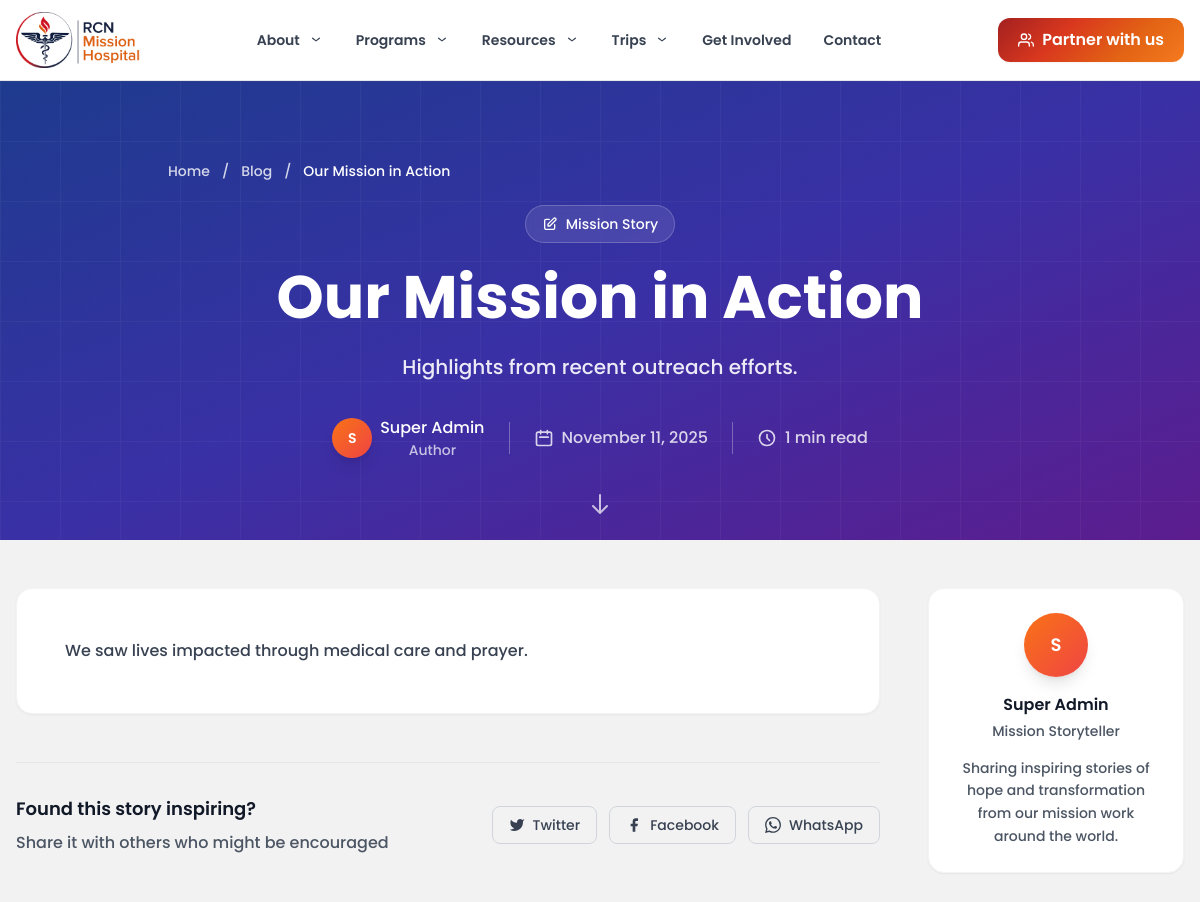
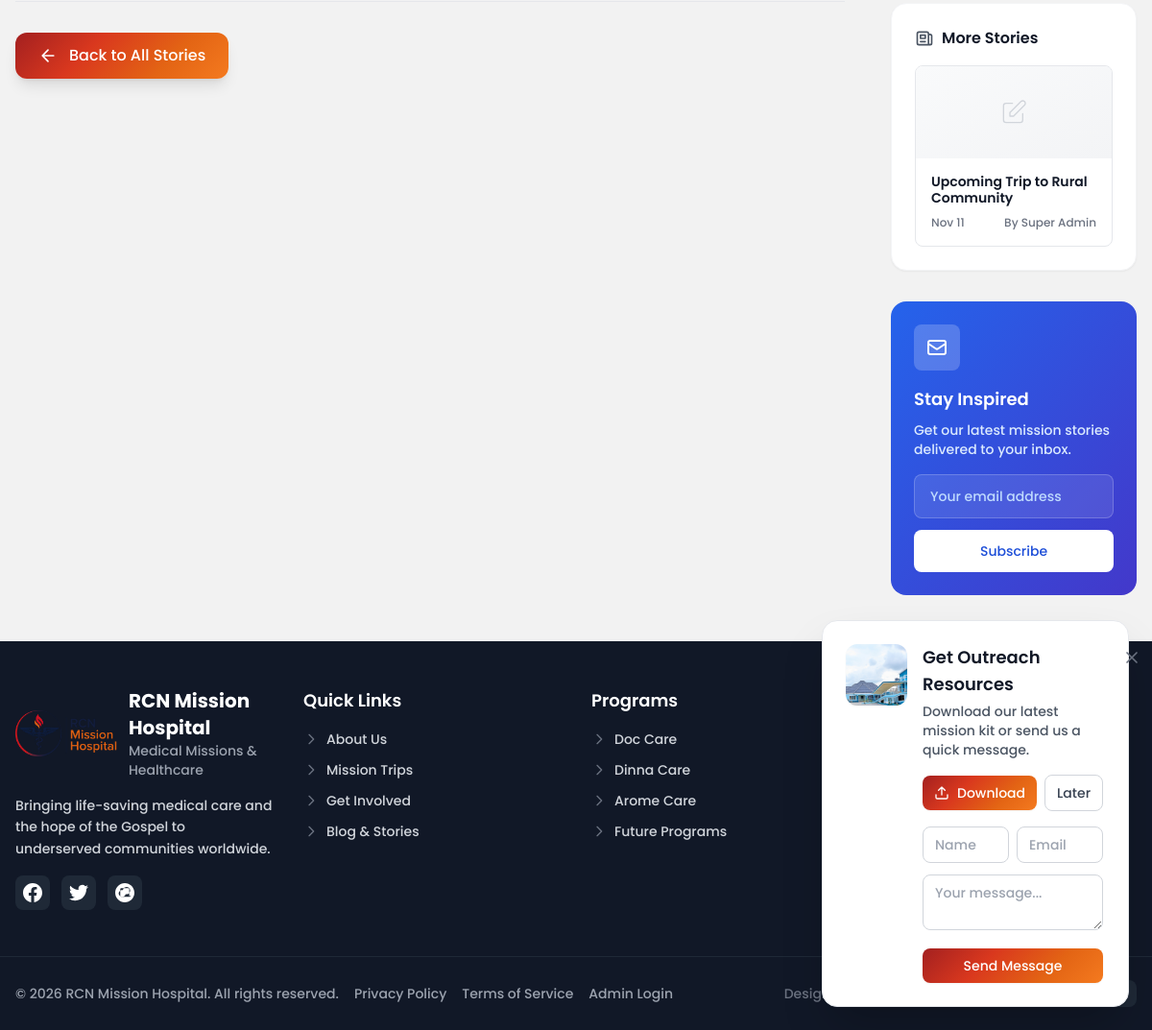
The app's page /blog/our-mission-in-action with its own data (2 pictures, top to bottom).
### tables this page shows
CREATE TABLE IF NOT EXISTS blog_posts (
  id INT AUTO_INCREMENT PRIMARY KEY,
  title VARCHAR(200) NOT NULL,
  slug VARCHAR(200) NOT NULL UNIQUE,
  excerpt TEXT NOT NULL,
  content TEXT NOT NULL,
  image VARCHAR(255) DEFAULT NULL,
  author VARCHAR(100) NOT NULL,
  created_at DATETIME NOT NULL
);

### config/db.php (called while the page is built, shortened)
<?php
function db(): PDO {
    static $pdo = null;
    if ($pdo === null) {
        $dsn = 'mysql:host=' . DB_HOST . ';dbname=' . DB_NAME . ';charset=utf8mb4';
        $options = [
            PDO::ATTR_ERRMODE => PDO::ERRMODE_EXCEPTION,
            PDO::ATTR_DEFAULT_FETCH_MODE => PDO::FETCH_ASSOC,
            PDO::ATTR_EMULATE_PREPARES => false,
        ];
        $pdo = new PDO($dsn, DB_USER, DB_PASS, $options);
    }
    return $pdo;
}

### config/security.php (called while the page is built, shortened)
<?php
function esc_html(string $str): string {
    return htmlspecialchars($str, ENT_QUOTES, 'UTF-8');
}
function esc_attr(string $str): string {
    return htmlspecialchars($str, ENT_QUOTES, 'UTF-8');
}
function url(string $path): string {
    $base = defined('BASE_PATH') ? BASE_PATH : '/';
    return rtrim($base, '/') . '/' . ltrim($path, '/');
}

### blog/post.php (the view, shortened to what this page needs)
<?php require_once __DIR__ . '/../config/db.php'; ?>
<?php require_once __DIR__ . '/../config/security.php'; ?>
<?php
$slug = $_GET['slug'] ?? '';
$post = null;
try {
  $stmt = db()->prepare('SELECT * FROM blog_posts WHERE slug = ? LIMIT 1');
  $stmt->execute([$slug]);
  $post = $stmt->fetch();
} catch (Throwable $e) {
  $post = null;
}
if ($post) {
  $wordCount = !empty($post['content']) ? str_word_count(strip_tags($post['content'])) : 0;
  $readMinutes = max(1, (int)round($wordCount / 200));
  $scheme = (!empty($_SERVER['HTTPS']) && $_SERVER['HTTPS'] !== 'off') ? 'https' : 'http';
  $host = $_SERVER['HTTP_HOST'] ?? 'localhost';
  $origin = $scheme . '://' . $host;
  $shareUrl = $origin . url('blog/' . $post['slug']);
  $shareText = rawurlencode($post['title']);
  $related = [];
  try {
    $stmt = db()->prepare('SELECT title, slug, excerpt, image, author, created_at FROM blog_posts WHERE slug <> ? ORDER BY created_at DESC LIMIT 3');
    $stmt->execute([$post['slug']]);
    $related = $stmt->fetchAll();
  } catch (Throwable $e) {
    $related = [];
  }
}
?>
<?php include __DIR__ . '/../includes/header.php'; ?>
<?php if ($post): ?>
  <section class="relative bg-gradient-to-br from-blue-900 via-indigo-800 to-purple-900 text-white overflow-hidden">
    <div class="absolute inset-0 opacity-10">
      <?php if (!empty($post['image'])): ?>
        <div class="absolute inset-0"
          style="background-image: url('<?php echo url('uploads/' . esc_attr($post['image'])); ?>'); background-size: cover; background-position: center;">
        </div>
      <?php else: ?>
        <div class="absolute inset-0 bg-gradient-to-br from-blue-800 to-purple-700"></div>
      <?php endif; ?>
    </div>
    <div class="absolute top-0 left-0 right-0 bottom-0 opacity-5">
      <svg width="100%" height="100%" xmlns="http://www.w3.org/2000/svg">
        <defs>
          <pattern id="grid" width="60" height="60" patternUnits="userSpaceOnUse">
            <path d="M 60 0 L 0 0 0 60" fill="none" stroke="white" stroke-width="1.5" />
          </pattern>
        </defs>
        <rect width="100%" height="100%" fill="url(#grid)" />
      </svg>
    </div>
    <div class="relative max-w-4xl mx-auto px-4 py-20">
      <nav class="flex text-sm text-white/80 mb-6">
        <a href="<?php echo url(''); ?>" class="hover:text-orange-300 transition-colors">Home</a>
        <span class="mx-3">/</span>
        <a href="<?php echo url('blog'); ?>" class="hover:text-orange-300 transition-colors">Blog</a>
        <span class="mx-3">/</span>
        <span class="text-white truncate max-w-xs"><?php echo esc_html($post['title']); ?></span>
      </nav>
      <div class="text-center max-w-3xl mx-auto">
        <div
          class="inline-flex items-center px-4 py-2 rounded-full bg-white/10 backdrop-blur-sm border border-white/20 text-sm mb-6">
          <svg class="w-4 h-4 mr-2" fill="none" stroke="currentColor" viewBox="0 0 24 24"
            xmlns="http://www.w3.org/2000/svg">
            <path stroke-linecap="round" stroke-linejoin="round" stroke-width="2"
              d="M11 5H6a2 2 0 00-2 2v11a2 2 0 002 2h11a2 2 0 002-2v-5m-1.414-9.414a2 2 0 112.828 2.828L11.828 15H9v-2.828l8.586-8.586z">
            </path>
          </svg>
          Mission Story
        </div>
        <h1 class="text-4xl md:text-5xl lg:text-6xl font-bold mb-6 leading-tight"
          style="font-family: Poppins, sans-serif;">
          <?php echo esc_html($post['title']); ?>
        </h1>
        <?php if (!empty($post['excerpt'])): ?>
          <p class="text-xl text-white/90 mb-8 leading-relaxed max-w-2xl mx-auto">
            <?php echo esc_html($post['excerpt']); ?>
          </p>
        <?php endif; ?>
        <div class="flex flex-wrap items-center justify-center gap-6 text-white/80">
          <div class="flex items-center gap-3">
            <div class="flex items-center gap-2">
              <div
                class="w-10 h-10 rounded-full bg-gradient-to-br from-orange-500 to-red-500 flex items-center justify-center text-white font-semibold text-sm shadow-lg">
                <?php echo strtoupper(substr($post['author'], 0, 1)); ?>
              </div>
              <div>
                <div class="font-medium text-white"><?php echo esc_html($post['author']); ?></div>
                <div class="text-sm text-white/70">Author</div>
              </div>
            </div>
          </div>
          <div class="flex items-center gap-2">
            <svg class="w-5 h-5" fill="none" stroke="currentColor" viewBox="0 0 24 24"
              xmlns="http://www.w3.org/2000/svg">
              <path stroke-linecap="round" stroke-linejoin="round" stroke-width="2"
                d="M8 7V3m8 4V3m-9 8h10M5 21h14a2 2 0 002-2V7a2 2 0 00-2-2H5a2 2 0 00-2 2v12a2 2 0 002 2z">
              </path>
            </svg>
            <time datetime="<?php echo esc_attr($post['created_at']); ?>">
              <?php echo date('F j, Y', strtotime($post['created_at'])); ?>
            </time>
          </div>
          <div class="flex items-center gap-2">
            <svg class="w-5 h-5" fill="none" stroke="currentColor" viewBox="0 0 24 24"
              xmlns="http://www.w3.org/2000/svg">
              <path stroke-linecap="round" stroke-linejoin="round" stroke-width="2"
                d="M12 8v4l3 3m6-3a9 9 0 11-18 0 9 9 0 0118 0z"></path>
            </svg>
            <span><?php echo $readMinutes; ?> min read</span>
          </div>
        </div>
      </div>
    </div>
    <div class="absolute bottom-6 left-1/2 transform -translate-x-1/2">
      <div class="animate-bounce">
        <svg class="w-6 h-6 text-white/70" fill="none" stroke="currentColor" viewBox="0 0 24 24"
          xmlns="http://www.w3.org/2000/svg">
          <path stroke-linecap="round" stroke-linejoin="round" stroke-width="2" d="M19 14l-7 7m0 0l-7-7m7 7V3">
          </path>
        </svg>
      </div>
    </div>
  </section>
<?php endif; ?>
<section class="max-w-7xl mx-auto px-4 py-12">
  <?php if ($post): ?>
    <div class="grid lg:grid-cols-4 gap-12">
      <div class="lg:col-span-3">
        <article class="prose prose-lg md:prose-xl max-w-none leading-relaxed">
          <div class="bg-white rounded-2xl shadow-sm border border-gray-100 p-8 md:p-12">
            <?php
            $allowedTags = '<p><br><strong><em><u><ul><ol><li><h1><h2><h3><h4><h5><h6><blockquote><a><img><span>';
            $safeContent = strip_tags($post['content'], $allowedTags);
            echo $safeContent;
            ?>
          </div>
        </article>
        <div class="mt-12 pt-8 border-t border-gray-200">
          <div class="flex flex-col sm:flex-row items-center justify-between gap-6">
            <div>
              <h3 class="text-lg font-semibold text-gray-900 mb-2">Found this story inspiring?</h3>
              <p class="text-gray-600">Share it with others who might be encouraged</p>
            </div>
            <div class="flex gap-3">
              <a class="inline-flex items-center gap-2 px-4 py-2 rounded-lg border border-gray-300 text-gray-700 hover:bg-gray-50 transition-all duration-200 text-sm font-medium"
                target="_blank" rel="noopener"
                href="https://twitter.com/intent/tweet?url=<?php echo rawurlencode($shareUrl); ?>&text=<?php echo $shareText; ?>">
                <svg class="w-4 h-4" viewBox="0 0 24 24" fill="currentColor">
                  <path
                    d="M23 3a10.9 10.9 0 01-3.14 1.53 4.48 4.48 0 00-7.86 3v1A10.66 10.66 0 013 4s-4 9 5 13a11.64 11.64 0 01-7 2c9 5 20 0 20-11.5a4.5 4.5 0 00-.08-.83A7.72 7.72 0 0023 3z" />
                </svg>
                Twitter
              </a>
              <a class="inline-flex items-center gap-2 px-4 py-2 rounded-lg border border-gray-300 text-gray-700 hover:bg-gray-50 transition-all duration-200 text-sm font-medium"
                target="_blank" rel="noopener"
                href="https://www.facebook.com/sharer/sharer.php?u=<?php echo rawurlencode($shareUrl); ?>">
                <svg class="w-4 h-4" viewBox="0 0 24 24" fill="currentColor">
                  <path d="M18 2h-3a5 5 0 00-5 5v3H7v4h3v8h4v-8h3l1-4h-4V7a1 1 0 011-1h3z" />
                </svg>
                Facebook
              </a>
              <a class="inline-flex items-center gap-2 px-4 py-2 rounded-lg border border-gray-300 text-gray-700 hover:bg-gray-50 transition-all duration-200 text-sm font-medium"
                target="_blank" rel="noopener"
                href="https://wa.me/?text=<?php echo rawurlencode($shareUrl); ?>">
                WhatsApp
              </a>
            </div>
          </div>
        </div>
        <div class="mt-12 pt-8 border-t border-gray-200">
          <a class="inline-flex items-center gap-3 px-6 py-3 rounded-xl text-white font-medium shadow-lg hover:shadow-xl transition-all duration-300 transform hover:scale-105"
            style="background: <?php echo RCN_GRADIENT; ?>" href="<?php echo url('blog'); ?>">
            <svg class="h-5 w-5" viewBox="0 0 24 24" fill="none" xmlns="http://www.w3.org/2000/svg">
              <path d="M19 12H5M12 19l-7-7 7-7" stroke="currentColor" stroke-width="2" stroke-linecap="round"
                stroke-linejoin="round" />
            </svg>
            Back to All Stories
          </a>
        </div>
      </div>
      <aside class="lg:col-span-1 space-y-8">
        <div class="bg-white rounded-2xl shadow-sm border border-gray-100 p-6">
          <div class="text-center">
            <div
              class="w-16 h-16 rounded-full bg-gradient-to-br from-orange-500 to-red-500 flex items-center justify-center text-white font-semibold text-lg mx-auto mb-4 shadow-lg">
              <?php echo strtoupper(substr($post['author'], 0, 1)); ?>
            </div>
            <h3 class="font-semibold text-gray-900 mb-1"><?php echo esc_html($post['author']); ?></h3>
            <p class="text-sm text-gray-600 mb-4">Mission Storyteller</p>
            <p class="text-sm text-gray-600 leading-relaxed">
              Sharing inspiring stories of hope and transformation from our mission work around the world.
            </p>
          </div>
        </div>
        <?php if (!empty($related)): ?>
          <div class="bg-white rounded-2xl shadow-sm border border-gray-100 p-6">
            <h3 class="font-semibold text-gray-900 mb-4 flex items-center gap-2">
              More Stories
            </h3>
            <div class="space-y-4">
              <?php foreach ($related as $r): ?>
                <article
                  class="group hover:shadow-md transition-all duration-300 rounded-lg overflow-hidden border border-gray-200">
                  <?php if (!empty($r['image'])): ?>
                    <a href="<?php echo url('blog/' . esc_attr($r['slug'])); ?>">
                      <img src="<?php echo url('uploads/' . esc_attr($r['image'])); ?>"
                        alt="<?php echo esc_attr($r['title']); ?>"
                        class="w-full h-24 object-cover group-hover:scale-105 transition-transform duration-300">
                    </a>
                  <?php else: ?>
                    <div class="h-24 bg-gradient-to-br from-gray-50 to-gray-100 flex items-center justify-center">
                      <svg class="h-8 w-8 text-gray-300" fill="none" viewBox="0 0 24 24" stroke="currentColor">
                        <path stroke-linecap="round" stroke-linejoin="round" stroke-width="1"
                          d="M11 5H6a2 2 0 00-2 2v11a2 2 0 002 2h11a2 2 0 002-2v-5m-1.414-9.414a2 2 0 112.828 2.828L11.828 15H9v-2.828l8.586-8.586z" />
                      </svg>
                    </div>
                  <?php endif; ?>
                  <div class="p-4">
                    <h4
                      class="font-semibold text-gray-900 text-sm line-clamp-2 group-hover:text-blue-600 transition-colors duration-200 mb-2 leading-tight">
                      <a href="<?php echo url('blog/' . esc_attr($r['slug'])); ?>">
                        <?php echo esc_html($r['title']); ?>
                      </a>
                    </h4>
                    <div class="flex items-center justify-between text-xs text-gray-500">
                      <span><?php echo date('M j', strtotime($r['created_at'])); ?></span>
                      <span>By <?php echo esc_html($r['author']); ?></span>
                    </div>
                  </div>
                </article>
              <?php endforeach; ?>
            </div>
          </div>
        <?php endif; ?>
        <div class="bg-gradient-to-br from-blue-600 to-indigo-700 rounded-2xl p-6 text-white">
          <div class="w-12 h-12 rounded-lg bg-white/20 flex items-center justify-center mb-4">
            <svg class="w-6 h-6 text-white" fill="none" stroke="currentColor" viewBox="0 0 24 24"
              xmlns="http://www.w3.org/2000/svg">
              <path stroke-linecap="round" stroke-linejoin="round" stroke-width="2"
                d="M3 8l7.89 5.26a2 2 0 002.22 0L21 8M5 19h14a2 2 0 002-2V7a2 2 0 00-2-2H5a2 2 0 00-2 2v10a2 2 0 002 2z">
              </path>
            </svg>
          </div>
          <h3 class="font-semibold text-lg mb-2">Stay Inspired</h3>
          <p class="text-blue-100 text-sm mb-4">Get our latest mission stories delivered to your inbox.</p>
          <form id="newsletterForm" class="space-y-3">
            <input id="newsletterEmail" name="email" type="email" placeholder="Your email address"
              class="w-full px-4 py-3 rounded-lg bg-white/10 border border-white/20 text-white placeholder-blue-200 focus:outline-none focus:ring-2 focus:ring-white/50 text-sm">
            <button type="submit"
              class="w-full bg-white text-blue-700 py-3 px-4 rounded-lg font-medium hover:bg-blue-50 transition-colors text-sm">Subscribe</button>
          </form>
        </div>
      </aside>
    </div>
  <?php endif; ?>
</section>
<?php include __DIR__ . '/../includes/footer.php'; ?>

### assets/css/custom.css (style rules this page uses)
:root { --midnight: #0A1A3B; --mission_orange: #E36414; --deep_red: #A32020; --flame_red: #D9381E; --warm_orange: #F47A1F; --soft_gray: #F2F2F2; }
body { font-family: "Poppins", system-ui, -apple-system, Segoe UI, Roboto, sans-serif; -webkit-text-size-adjust: 100%; font-weight: 500; }
h1, h2, h3, h4, h5, h6 { font-family: Poppins, system-ui, -apple-system, Segoe UI, Roboto, sans-serif; font-weight: 700; }
html { scroll-behavior: smooth; }

### blog/post.php (style rules this page uses)
.line-clamp-2 { display: -webkit-box; -webkit-line-clamp: 2; -webkit-box-orient: vertical; overflow: hidden; }
.prose { color: #374151; line-height: 1.75; }

### records on screen
blog_posts: title "Our Mission in Action", excerpt "Highlights from recent outreach efforts.", author "S", author "Super Admin", created_at "November 11, 2025", content "1", content "We saw lives impacted through medical care and prayer."
blog_posts: title "Upcoming Trip to Rural Community", created_at "Nov 11", author "Super Admin"

### other values on screen
APP_NAME "RCN Mission Hospital"
